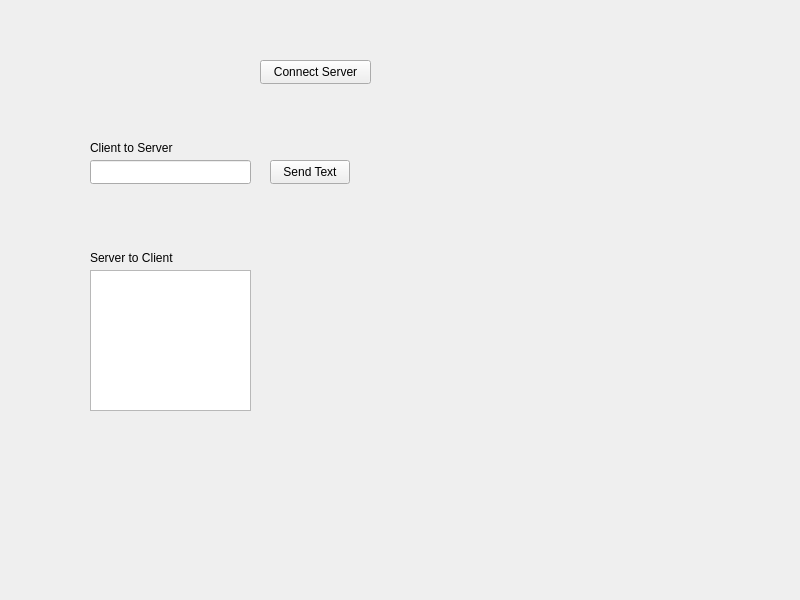
<?xml version="1.0" encoding="UTF-8"?>
<ui version="4.0">
 <class>Widget</class>
 <widget class="QWidget" name="Widget">
  <property name="geometry">
   <rect>
    <x>0</x>
    <y>0</y>
    <width>800</width>
    <height>600</height>
   </rect>
  </property>
  <property name="windowTitle">
   <string>Widget</string>
  </property>
  <widget class="QPushButton" name="btnConnectServer">
   <property name="geometry">
    <rect>
     <x>260</x>
     <y>60</y>
     <width>111</width>
     <height>24</height>
    </rect>
   </property>
   <property name="text">
    <string>Connect Server</string>
   </property>
  </widget>
  <widget class="QPushButton" name="btnSendText">
   <property name="geometry">
    <rect>
     <x>270</x>
     <y>160</y>
     <width>80</width>
     <height>24</height>
    </rect>
   </property>
   <property name="text">
    <string>Send Text</string>
   </property>
  </widget>
  <widget class="QLineEdit" name="edtSendText">
   <property name="geometry">
    <rect>
     <x>90</x>
     <y>160</y>
     <width>161</width>
     <height>24</height>
    </rect>
   </property>
  </widget>
  <widget class="QPlainTextEdit" name="edtReceiveText">
   <property name="geometry">
    <rect>
     <x>90</x>
     <y>270</y>
     <width>161</width>
     <height>141</height>
    </rect>
   </property>
   <property name="readOnly">
    <bool>true</bool>
   </property>
  </widget>
  <widget class="QLabel" name="labelSendText">
   <property name="geometry">
    <rect>
     <x>90</x>
     <y>140</y>
     <width>101</width>
     <height>16</height>
    </rect>
   </property>
   <property name="text">
    <string>Client to Server</string>
   </property>
  </widget>
  <widget class="QLabel" name="labelReceiveText">
   <property name="geometry">
    <rect>
     <x>90</x>
     <y>250</y>
     <width>91</width>
     <height>16</height>
    </rect>
   </property>
   <property name="text">
    <string>Server to Client</string>
   </property>
  </widget>
 </widget>
 <resources/>
 <connections/>
</ui>
